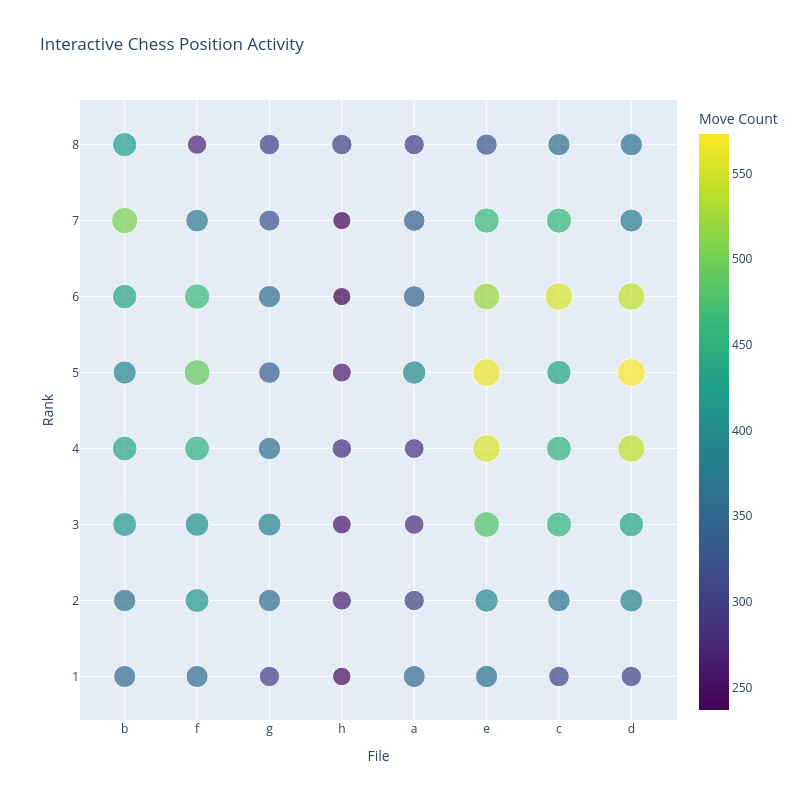
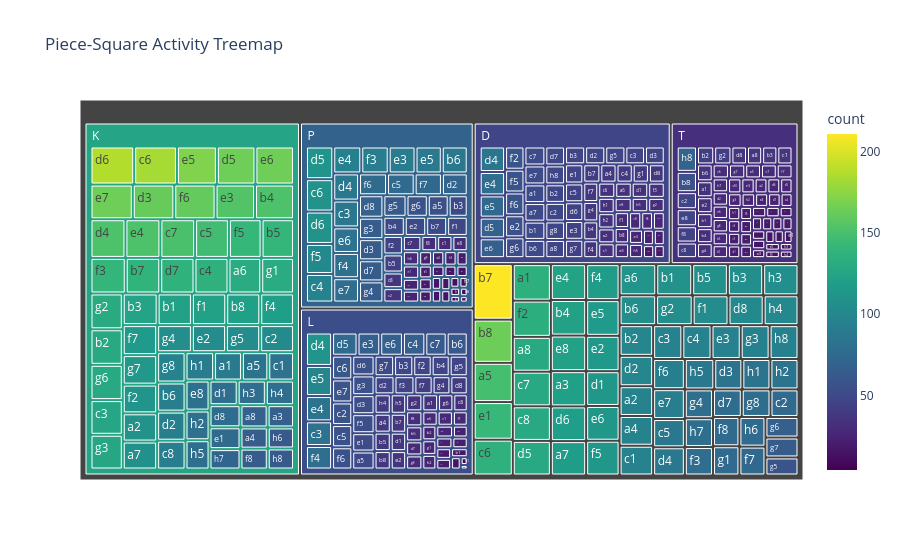

These figures' notebook cell, in order:
### Markdown cell above
## 7. Interactive Visualizations

Let's create interactive visualizations to explore the data more dynamically.

### Code cell
# Create interactive chessboard visualization
def create_interactive_chessboard():
    # Prepare data for interactive visualization
    square_data = []
    for square in all_squares:
        count = df[df['square'] == square].shape[0]
        file, rank = square[0], int(square[1])
        
        # Get piece distribution for this square
        piece_counts = df[df['square'] == square]['piece'].value_counts()
        most_common_piece = piece_counts.index[0] if len(piece_counts) > 0 else 'None'
        
        square_data.append({
            'square': square,
            'file': file,
            'rank': rank,
            'count': count,
            'most_common_piece': most_common_piece,
            'piece_distribution': dict(piece_counts)
        })
    
    square_df = pd.DataFrame(square_data)
    
    # Create interactive heatmap
    fig = px.scatter(square_df, 
                     x='file', 
                     y='rank', 
                     size='count',
                     color='count',
                     hover_data=['square', 'most_common_piece', 'piece_distribution'],
                     title='Interactive Chess Position Activity',
                     labels={'file': 'File', 'rank': 'Rank', 'count': 'Move Count'},
                     color_continuous_scale='Viridis')
    
    fig.update_layout(
        xaxis=dict(tickmode='linear', tick0=0, dtick=1),
        yaxis=dict(tickmode='linear', tick0=1, dtick=1),
        width=800,
        height=800
    )
    
    return fig

# Create the interactive visualization
interactive_fig = create_interactive_chessboard()
interactive_fig.show()

# Create piece activity treemap
piece_square_counts = df.groupby(['piece', 'square']).size().reset_index(name='count')
piece_square_counts['piece_square'] = piece_square_counts['piece'] + ' to ' + piece_square_counts['square']

fig_treemap = px.treemap(piece_square_counts, 
                        path=['piece', 'square'], 
                        values='count',
                        title='Piece-Square Activity Treemap',
                        color='count',
                        color_continuous_scale='Viridis')

fig_treemap.show()

### Figure 1 — Plotly figure (JSON) as saved in the notebook; plotly's stock layout.template omitted (floating-point values rounded to 4 significant figures)
{"data": [{"customdata": [["b6", "", {"": 106, "D": 50, "K": 93, "L": 62, "P": 87, "T": 36}], ["b3", "K", {"": 107, "D": 47, "K": 124, "L": 50, "P": 51, "T": 37}], ["f6", "K", {"": 93, "D": 58, "K": 161, "L": 57, "P": 76, "T": 19}], ["b5", "K", {"": 108, "D": 31, "K": 141, "L": 38, "P": 44, "T": 27}], ["g7", "K", {"": 64, "D": 44, "K": 114, "L": 51, "P": 16, "T": 31}], ["h3", "", {"": 107, "D": 18, "K": 78, "L": 20, "P": 22, "T": 13}], ["h5", "", {"": 87, "D": 26, "K": 79, "L": 38, "P": 15, "T": 16}], ["a2", "K", {"": 97, "D": 32, "K": 109, "L": 22, "P": 15, "T": 26}], ["e5", "K", {"": 116, "D": 74, "K": 171, "L": 100, "P": 88, "T": 15}], ["c4", "K", {"": 96, "D": 39, "K": 136, "L": 66, "P": 97, "T": 18}], ["d1", "", {"": 113, "D": 33, "K": 78, "L": 36, "P": 20, "T": 21}], ["a7", "", {"": 118, "D": 51, "K": 108, "L": 21, "P": 18, "T": 20}], ["c6", "K", {"": 136, "D": 34, "K": 183, "L": 61, "P": 110, "T": 31}], ["g4", "K", {"": 79, "D": 38, "K": 106, "L": 41, "P": 64, "T": 32}], ["d6", "K", {"": 119, "D": 45, "K": 187, "L": 56, "P": 110, "T": 26}], ["g3", "K", {"": 95, "D": 19, "K": 126, "L": 56, "P": 65, "T": 25}], ["g1", "K", {"": 75, "D": 39, "K": 131, "L": 26, "P": 8, "T": 18}], ["g2", "K", {"": 106, "D": 31, "K": 130, "L": 35, "P": 12, "T": 42}], ["b2", "K", {"": 100, "D": 48, "K": 129, "L": 26, "P": 17, "T": 42}], ["a5", "", {"": 149, "D": 28, "K": 84, "L": 51, "P": 56, "T": 30}], ["d7", "K", {"": 77, "D": 49, "K": 137, "L": 29, "P": 64, "T": 23}], ["c2", "K", {"": 75, "D": 48, "K": 103, "L": 58, "P": 35, "T": 47}], ["c8", "", {"": 128, "D": 28, "K": 92, "L": 31, "P": 38, "T": 43}], ["b4", "K", {"": 122, "D": 37, "K": 152, "L": 47, "P": 51, "T": 32}], ["f3", "K", {"": 78, "D": 33, "K": 141, "L": 46, "P": 92, "T": 15}], ["b8", "", {"": 164, "D": 29, "K": 121, "L": 38, "P": 15, "T": 56}], ["b7", "", {"": 211, "D": 41, "K": 138, "L": 37, "P": 50, "T": 27}], ["f2", "", {"": 134, "D": 59, "K": 111, "L": 48, "P": 45, "T": 17}], ["f7", "K", {"": 73, "D": 38, "K": 116, "L": 42, "P": 74, "T": 30}], ["b1", "K", {"": 109, "D": 50, "K": 122, "L": 19, "P": 19, "T": 32}], ["e3", "K", {"": 96, "D": 45, "K": 154, "L": 67, "P": 90, "T": 27}], ["g6", "K", {"": 66, "D": 53, "K": 128, "L": 33, "P": 57, "T": 21}], ["d5", "K", {"": 128, "D": 69, "K": 165, "L": 75, "P": 111, "T": 25}], ["d3", "K", {"": 83, "D": 46, "K": 162, "L": 54, "P": 64, "T": 27}], ["e4", "K", {"": 123, "D": 78, "K": 152, "L": 84, "P": 94, "T": 24}], ["e8", "", {"": 122, "D": 32, "K": 81, "L": 15, "P": 29, "T": 47}], ["c5", "K", {"": 87, "D": 45, "K": 147, "L": 57, "P": 75, "T": 21}], ["h4", "", {"": 101, "D": 22, "K": 78, "L": 40, "P": 24, "T": 13}], ["e1", "", {"": 143, "D": 46, "K": 76, "L": 52, "P": 27, "T": 15}], ["f8", "", {"": 75, "D": 27, "K": 64, "L": 31, "P": 30, "T": 45}], ["g8", "K", {"": 77, "D": 48, "K": 97, "L": 29, "P": 23, "T": 28}], ["a8", "", {"": 129, "D": 47, "K": 68, "L": 4, "P": 14, "T": 37}], ["h7", "", {"": 79, "D": 27, "K": 71, "L": 22, "P": 11, "T": 29}], ["c7", "K", {"": 128, "D": 52, "K": 151, "L": 63, "P": 35, "T": 30}], ["d2", "", {"": 99, "D": 47, "K": 93, "L": 46, "P": 70, "T": 28}], ["f5", "K", {"": 113, "D": 58, "K": 142, "L": 54, "P": 102, "T": 21}], ["h8", "", {"": 95, "D": 49, "K": 62, "L": 20, "P": 8, "T": 70}], ["d4", "K", {"": 87, "D": 85, "K": 152, "L": 111, "P": 87, "T": 20}], ["f1", "K", {"": 104, "D": 30, "K": 122, "L": 27, "P": 49, "T": 20}], ["c1", "", {"": 97, "D": 32, "K": 82, "L": 28, "P": 29, "T": 37}], ["a3", "", {"": 121, "D": 26, "K": 66, "L": 25, "P": 24, "T": 16}], ["c3", "K", {"": 96, "D": 46, "K": 126, "L": 82, "P": 86, "T": 21}], ["f4", "K", {"": 117, "D": 35, "K": 120, "L": 78, "P": 81, "T": 18}], ["h2", "", {"": 83, "D": 33, "K": 80, "L": 26, "P": 19, "T": 25}], ["e7", "K", {"": 92, "D": 52, "K": 165, "L": 59, "P": 78, "T": 16}], ["a6", "K", {"": 111, "D": 33, "K": 131, "L": 28, "P": 20, "T": 17}], ["a1", "", {"": 135, "D": 51, "K": 89, "L": 34, "P": 6, "T": 34}], ["e2", "", {"": 115, "D": 56, "K": 104, "L": 36, "P": 51, "T": 34}], ["e6", "K", {"": 113, "D": 66, "K": 165, "L": 67, "P": 82, "T": 28}], ["g5", "K", {"": 58, "D": 47, "K": 104, "L": 47, "P": 62, "T": 18}], ["h6", "", {"": 75, "D": 22, "K": 62, "L": 31, "P": 29, "T": 18}], ["h1", "K", {"": 83, "D": 33, "K": 91, "L": 7, "P": 10, "T": 22}], ["d8", "", {"": 102, "D": 38, "K": 77, "L": 40, "P": 68, "T": 38}], ["a4", "", {"": 97, "D": 39, "K": 65, "L": 39, "P": 22, "T": 22}]], "hovertemplate": "File=%{x}<br>Rank=%{y}<br>Move Count=%{marker.color}<br>square=%{customdata[0]}<br>most_common_piece=%{customdata[1]}<br>piece_distribution=%{customdata[2]}<extra></extra>", "legendgroup": "", "marker": {"color": [434, 416, 464, 389, 320, 258, 261, 301, 564, 452, 301, 336, 555, 360, 543, 386, 297, 356, 362, 398, 379, 366, 360, 441, 405, 423, 504, 414, 373, 351, 479, 358, 573, 436, 555, 326, 432, 278, 359, 272, 302, 299, 239, 459, 383, 490, 304, 542, 352, 305, 278, 457, 449, 266, 462, 340, 349, 396, 521, 336, 237, 246, 363, 284], "coloraxis": "coloraxis", "size": [434, 416, 464, 389, 320, 258, 261, 301, 564, 452, 301, 336, 555, 360, 543, 386, 297, 356, 362, 398, 379, 366, 360, 441, 405, 423, 504, 414, 373, 351, 479, 358, 573, 436, 555, 326, 432, 278, 359, 272, 302, 299, 239, 459, 383, 490, 304, 542, 352, 305, 278, 457, 449, 266, 462, 340, 349, 396, 521, 336, 237, 246, 363, 284], "sizemode": "area", "sizeref": 1.433, "symbol": "circle"}, "mode": "markers", "name": "", "orientation": "v", "showlegend": false, "type": "scatter", "x": ["b", "b", "f", "b", "g", "h", "h", "a", "e", "c", "d", "a", "c", "g", "d", "g", "g", "g", "b", "a", "d", "c", "c", "b", "f", "b", "b", "f", "f", "b", "e", "g", "d", "d", "e", "e", "c", "h", "e", "f", "g", "a", "h", "c", "d", "f", "h", "d", "f", "c", "a", "c", "f", "h", "e", "a", "a", "e", "e", "g", "h", "h", "d", "a"], "xaxis": "x", "y": [6, 3, 6, 5, 7, 3, 5, 2, 5, 4, 1, 7, 6, 4, 6, 3, 1, 2, 2, 5, 7, 2, 8, 4, 3, 8, 7, 2, 7, 1, 3, 6, 5, 3, 4, 8, 5, 4, 1, 8, 8, 8, 7, 7, 2, 5, 8, 4, 1, 1, 3, 3, 4, 2, 7, 6, 1, 2, 6, 5, 6, 1, 8, 4], "yaxis": "y"}], "layout": {"coloraxis": {"colorbar": {"title": {"text": "Move Count"}}, "colorscale": [[0, "#440154"], [0.1111, "#482878"], [0.2222, "#3e4989"], [0.3333, "#31688e"], [0.4444, "#26828e"], [0.5556, "#1f9e89"], [0.6667, "#35b779"], [0.7778, "#6ece58"], [0.8889, "#b5de2b"], [1, "#fde725"]]}, "height": 800, "legend": {"itemsizing": "constant", "tracegroupgap": 0}, "title": {"text": "Interactive Chess Position Activity"}, "width": 800, "xaxis": {"anchor": "y", "domain": [0, 1], "dtick": 1, "tick0": 0, "tickmode": "linear", "title": {"text": "File"}}, "yaxis": {"anchor": "x", "domain": [0, 1], "dtick": 1, "tick0": 1, "tickmode": "linear", "title": {"text": "Rank"}}}}

### Figure 2 — Plotly figure (JSON) as saved in the notebook; plotly's stock layout.template omitted (floating-point values rounded to 4 significant figures; data arrays with more than 128 entries replaced by an {"elided": "..."} marker saying what was removed)
{"data": [{"branchvalues": "total", "customdata": {"elided": "390x1 float values"}, "domain": {"x": [0, 1], "y": [0, 1]}, "hovertemplate": "labels=%{label}<br>count_sum=%{value}<br>parent=%{parent}<br>id=%{id}<br>count=%{color}<extra></extra>", "ids": {"elided": "390 str values"}, "labels": {"elided": "390 str values"}, "marker": {"coloraxis": "coloraxis", "colors": {"elided": "390 float values"}}, "name": "", "parents": {"elided": "390 str values"}, "type": "treemap", "values": {"elided": "390 float values"}}], "layout": {"coloraxis": {"colorbar": {"title": {"text": "count"}}, "colorscale": [[0, "#440154"], [0.1111, "#482878"], [0.2222, "#3e4989"], [0.3333, "#31688e"], [0.4444, "#26828e"], [0.5556, "#1f9e89"], [0.6667, "#35b779"], [0.7778, "#6ece58"], [0.8889, "#b5de2b"], [1, "#fde725"]]}, "legend": {"tracegroupgap": 0}, "title": {"text": "Piece-Square Activity Treemap"}}}
